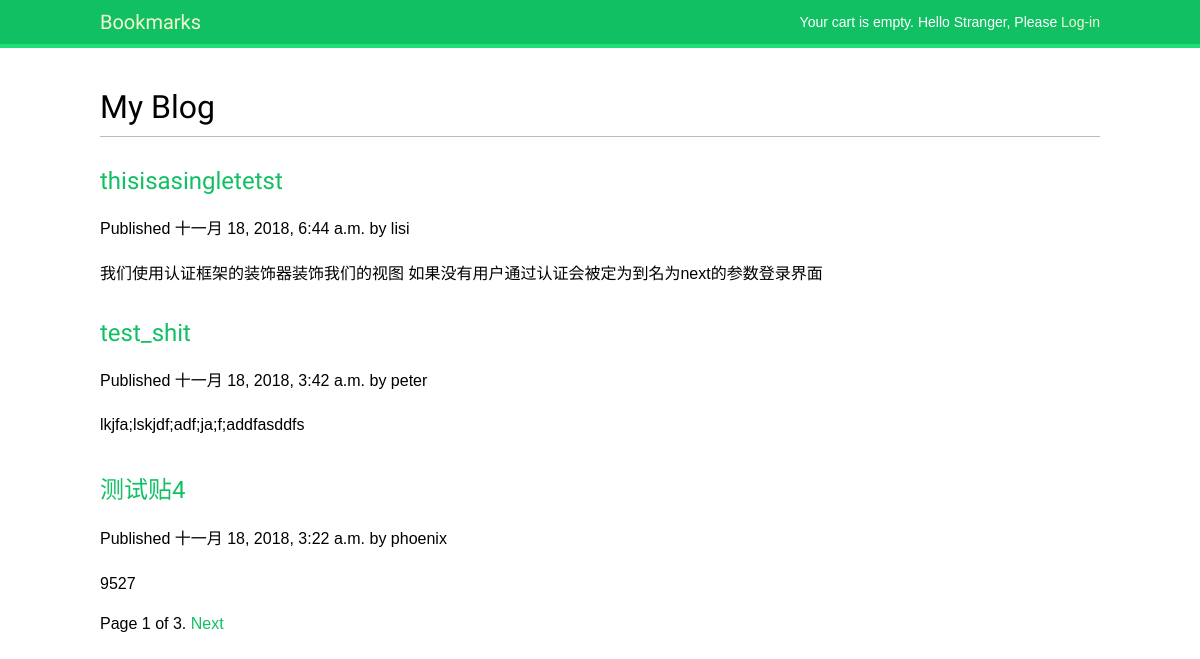
Screenshot of /blog/ with the database file from the repository.
### blog/models.py (models this page shows, shortened)
class Post(models.Model):
    STATUS_CHOICES = (
        ('draft', 'Draft'),
        ('published', 'Published'),
    )
    title = models.CharField(max_length=256)
    slug = models.SlugField(max_length=256, unique_for_date='publish')
    author = models.ForeignKey(User, related_name='blog_posts', on_delete=models.DO_NOTHING)
    body = models.TextField()
    publish = models.DateTimeField(default=timezone.now)
    created = models.DateTimeField(auto_now_add=True)
    updated = models.DateTimeField(auto_now=True)
    status = models.CharField(max_length=10, choices=STATUS_CHOICES,
                              default='draft')
    objects = models.Manager()
    published = PublishedManager()
    class Meta:
        ordering = ('-publish',)
    def get_absolute_url(self):
        return reverse('blog:post_detail', args=[
            self.publish.year,
            self.publish.strftime("%m"),
            self.publish.strftime("%d"),
            self.slug])

### blog/views.py (the view)
# urls.py: path('', views.post_list, name='post_list'),
def post_list(request, tag_slug=None):
    obj_list = Post.published.all()
    tag = None
    paginator = Paginator(obj_list, 3)
    page = request.GET.get('page')
    try:
        posts = paginator.page(page)
    except PageNotAnInteger:
        posts = paginator.page(1)
    except EmptyPage:
        posts = paginator.page(paginator.num_pages)
    return render(request, 'blog/post/list.html', {
        'page': page,
        'posts': posts
    })

### blog/models.py (called while the page is built)
    def get_queryset(self):
        return super(PublishedManager, self).get_queryset().filter(status='published')

### cart/cart.py (called while the page is built)
    def __len__(self):
        return sum(item['quantity'] for item in self.cart.values())

### cart/context_processors.py (called while the page is built)
def cart(request):
    return {'cart': Cart(request)}

### blog/templates/blog/post/list.html (shortened to what this page needs)
{% extends "base.html" %}
{% block content %}
    <h1>My Blog</h1>
    {% for post in posts %}
        <h2><a href="{{ post.get_absolute_url }}">{{ post.title }}</a></h2>
        <p class="date">Published {{ post.publish }} by {{ post.author }}</p>
        {{ post.body|truncatewords:30|linebreaks }}
    {% endfor %}
    {% include "pagination.html" with page=posts %}
{% endblock %}

### static/css/base.css (style rules this page uses)
body { margin:0; padding:0; font-family:helvetica, sans-serif; }
p { line-height: 1.8; }
a { color:#12c064; text-decoration:none; }
h1, h2, h3, h4, h5 , h6 { font-family: 'Muli', sans-serif; font-weight:normal; }
h1 { border-bottom:1px solid #bbb; padding:0 0 10px 0; margin:10px 0 20px 0; }
h2 { margin:30px 0 20px; }

### rows the page displays
Post: title "thisisasingletetst", publish "十一月 18, 2018, 6:44 a.m.", author "lisi", body "我们使用认证框架的装饰器装饰我们的视图 如果没有用户通过认证会被定为到名为next的参数登录界面"
Post: title "test_shit", publish "十一月 18, 2018, 3:42 a.m.", author "peter", body "lkjfa;lskjdf;adf;ja;f;addfasddfs"
Post: title "测试贴4", publish "十一月 18, 2018, 3:22 a.m.", author "phoenix", body "9527"

### other values shown
{{ page.number }} "1"
{{ page.paginator.num_pages }} "3"
